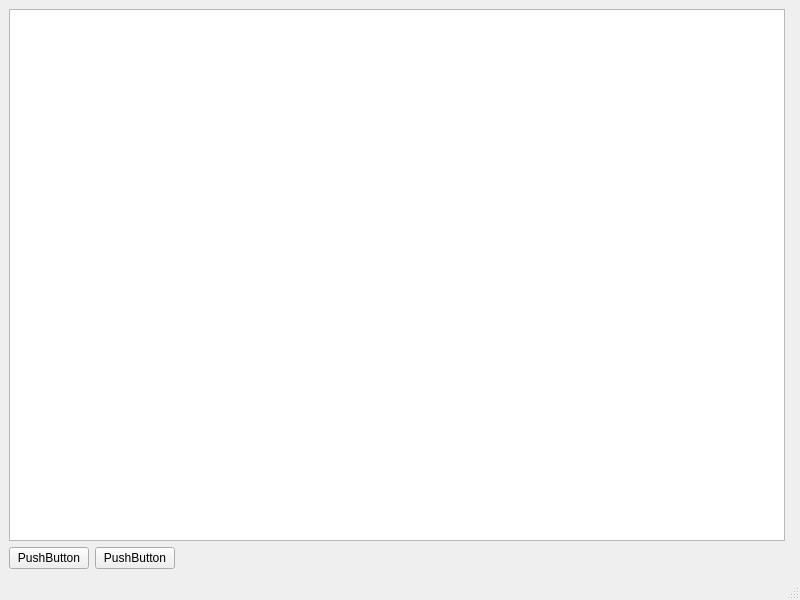
<?xml version="1.0" encoding="UTF-8"?>
<ui version="4.0">
 <class>MainWindow</class>
 <widget class="QMainWindow" name="MainWindow">
  <property name="geometry">
   <rect>
    <x>0</x>
    <y>0</y>
    <width>800</width>
    <height>600</height>
   </rect>
  </property>
  <property name="windowTitle">
   <string>MainWindow</string>
  </property>
  <widget class="QWidget" name="centralwidget">
   <layout class="QVBoxLayout" name="verticalLayout">
    <item>
     <layout class="QHBoxLayout" name="horizontalLayout">
      <item>
       <widget class="QTreeView" name="treeView"/>
      </item>
      <item>
       <widget class="QWidget" name="widget" native="true"/>
      </item>
     </layout>
    </item>
    <item>
     <layout class="QHBoxLayout" name="horizontalLayout_2">
      <item>
       <widget class="QPushButton" name="pushButton">
        <property name="text">
         <string>PushButton</string>
        </property>
       </widget>
      </item>
      <item>
       <widget class="QPushButton" name="pushButton_2">
        <property name="text">
         <string>PushButton</string>
        </property>
       </widget>
      </item>
      <item>
       <spacer name="horizontalSpacer">
        <property name="orientation">
         <enum>Qt::Orientation::Horizontal</enum>
        </property>
        <property name="sizeHint" stdset="0">
         <size>
          <width>40</width>
          <height>20</height>
         </size>
        </property>
       </spacer>
      </item>
     </layout>
    </item>
   </layout>
  </widget>
  <widget class="QMenuBar" name="menubar">
   <property name="geometry">
    <rect>
     <x>0</x>
     <y>0</y>
     <width>800</width>
     <height>18</height>
    </rect>
   </property>
  </widget>
  <widget class="QStatusBar" name="statusbar"/>
 </widget>
 <resources/>
 <connections/>
</ui>
